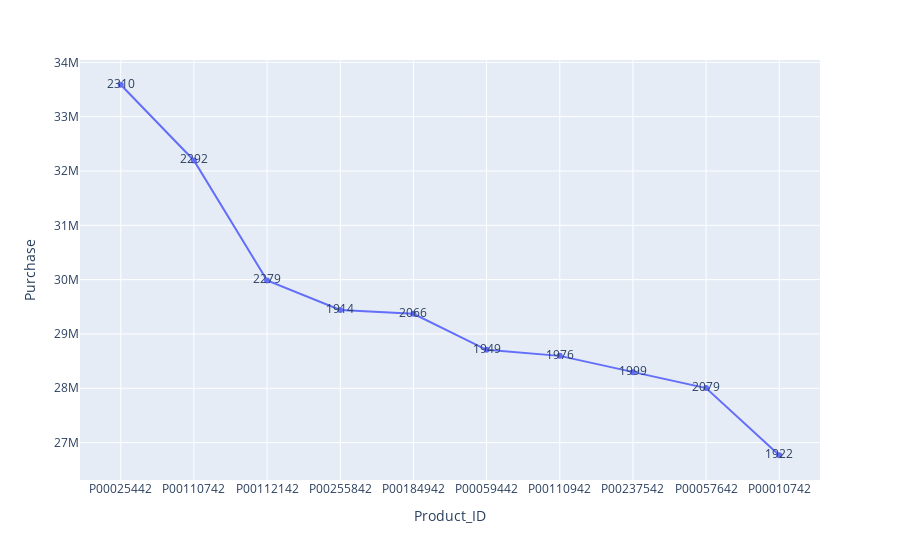

The code cell stored with this chart in its notebook:
### Code cell
fig = px.line(df3, x='Product_ID', y='Purchase', text="Count", markers=True)
fig.show()

### Figure 1 — Plotly figure (JSON) as saved in the notebook; plotly's stock layout.template omitted (floating-point values rounded to 4 significant figures)
{"data": [{"hovertemplate": "Product_ID=%{x}<br>Purchase=%{y}<br>Count=%{text}<extra></extra>", "legendgroup": "", "line": {"color": "#636efa", "dash": "solid"}, "marker": {"symbol": "circle"}, "mode": "markers+lines+text", "name": "", "orientation": "v", "showlegend": false, "text": [2310, 2292, 2279, 1914, 2066, 1949, 1976, 1999, 2079, 1922], "type": "scatter", "x": ["P00025442", "P00110742", "P00112142", "P00255842", "P00184942", "P00059442", "P00110942", "P00237542", "P00057642", "P00010742"], "xaxis": "x", "y": [33587831, 32194269, 29985705, 29441920, 29372309, 28707864, 28596516, 28294011, 28003403, 26767037], "yaxis": "y"}], "layout": {"legend": {"tracegroupgap": 0}, "margin": {"t": 60}, "xaxis": {"anchor": "y", "domain": [0, 1], "title": {"text": "Product_ID"}}, "yaxis": {"anchor": "x", "domain": [0, 1], "title": {"text": "Purchase"}}}}
